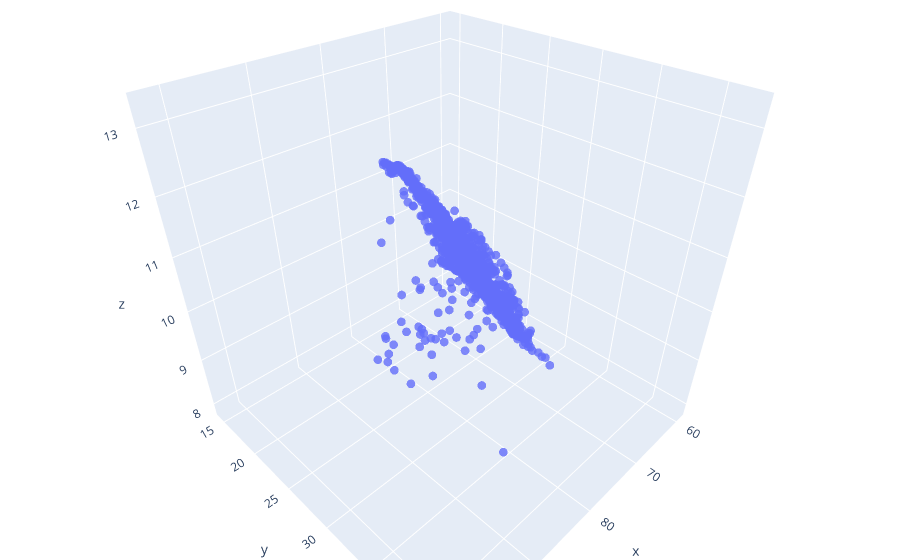

Notebook cell for this chart:
### Code cell
import plotly.graph_objects as go

fig = go.Figure(data = [go.Scatter3d(
    x = df["eturb_m2_steam_flow_in"],
    y = df["eturb_m2_steam_flow_side"],
    z = df["eturb_m2_electricity_generation"],
    mode = 'markers',
    marker = dict(
        size = 3,
        # color=z,                # set color to an array/list of desired values
        # colorscale='Viridis',   # choose a colorscale
        opacity = 0.8
    )
)])

# tight layout
fig.update_layout(margin=dict(l=0, r=0, b=0, t=0))
fig.show()

### Figure 1 — Plotly figure (JSON) as saved in the notebook; plotly's stock layout.template omitted (floating-point values rounded to 4 significant figures; data arrays with more than 128 entries replaced by an {"elided": "..."} marker saying what was removed)
{"data": [{"marker": {"opacity": 0.8, "size": 3}, "mode": "markers", "type": "scatter3d", "x": {"elided": "1440 float values"}, "y": {"elided": "1440 float values"}, "z": {"elided": "1440 float values"}}], "layout": {"autosize": true, "margin": {"b": 0, "l": 0, "r": 0, "t": 0}, "scene": {"aspectmode": "auto", "aspectratio": {"x": 1, "y": 1, "z": 1}, "camera": {"center": {"x": 0, "y": 0, "z": 0}, "eye": {"x": 1.018, "y": 1.018, "z": 1.018}, "projection": {"type": "perspective"}, "up": {"x": 0, "y": 0, "z": 1}}}}}
